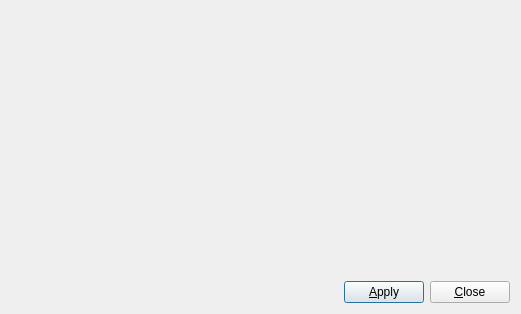
<?xml version="1.0" encoding="UTF-8"?>
<ui version="4.0">
 <class>PCBSDUserManager</class>
 <widget class="QDialog" name="PCBSDUserManager">
  <property name="geometry">
   <rect>
    <x>0</x>
    <y>0</y>
    <width>521</width>
    <height>314</height>
   </rect>
  </property>
  <property name="windowTitle">
   <string>TrueOS User Manager</string>
  </property>
  <property name="windowIcon">
   <iconset resource="pcbsdusermanager.qrc">
    <normaloff>:/add_user.png</normaloff>:/add_user.png</iconset>
  </property>
  <layout class="QVBoxLayout" name="verticalLayout">
   <item>
    <widget class="QWidget" name="widgetUserContainer" native="true">
     <property name="sizePolicy">
      <sizepolicy hsizetype="Preferred" vsizetype="MinimumExpanding">
       <horstretch>0</horstretch>
       <verstretch>0</verstretch>
      </sizepolicy>
     </property>
    </widget>
   </item>
   <item>
    <layout class="QHBoxLayout" name="horizontalLayout">
     <item>
      <spacer name="horizontalSpacer">
       <property name="orientation">
        <enum>Qt::Horizontal</enum>
       </property>
       <property name="sizeHint" stdset="0">
        <size>
         <width>188</width>
         <height>20</height>
        </size>
       </property>
      </spacer>
     </item>
     <item>
      <widget class="QPushButton" name="pushSave">
       <property name="text">
        <string>&amp;Apply</string>
       </property>
       <property name="icon">
        <iconset resource="pcbsdusermanager.qrc">
         <normaloff>:/button_ok.png</normaloff>:/button_ok.png</iconset>
       </property>
      </widget>
     </item>
     <item>
      <widget class="QPushButton" name="pushClose">
       <property name="text">
        <string>&amp;Close</string>
       </property>
      </widget>
     </item>
    </layout>
   </item>
  </layout>
 </widget>
 <resources>
  <include location="pcbsdusermanager.qrc"/>
 </resources>
 <connections/>
</ui>
